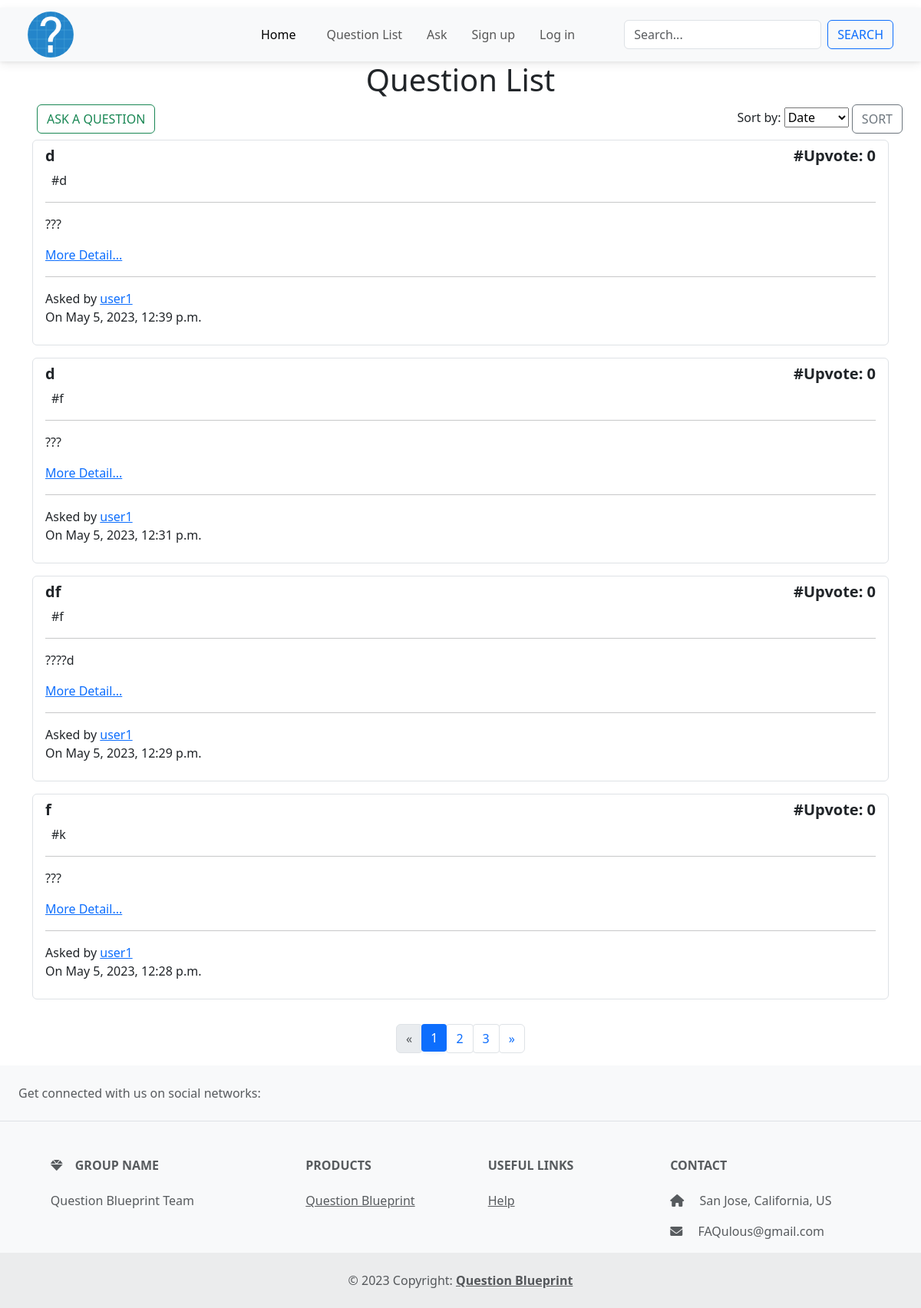
/question/, run on an earlier commit of the app's database.
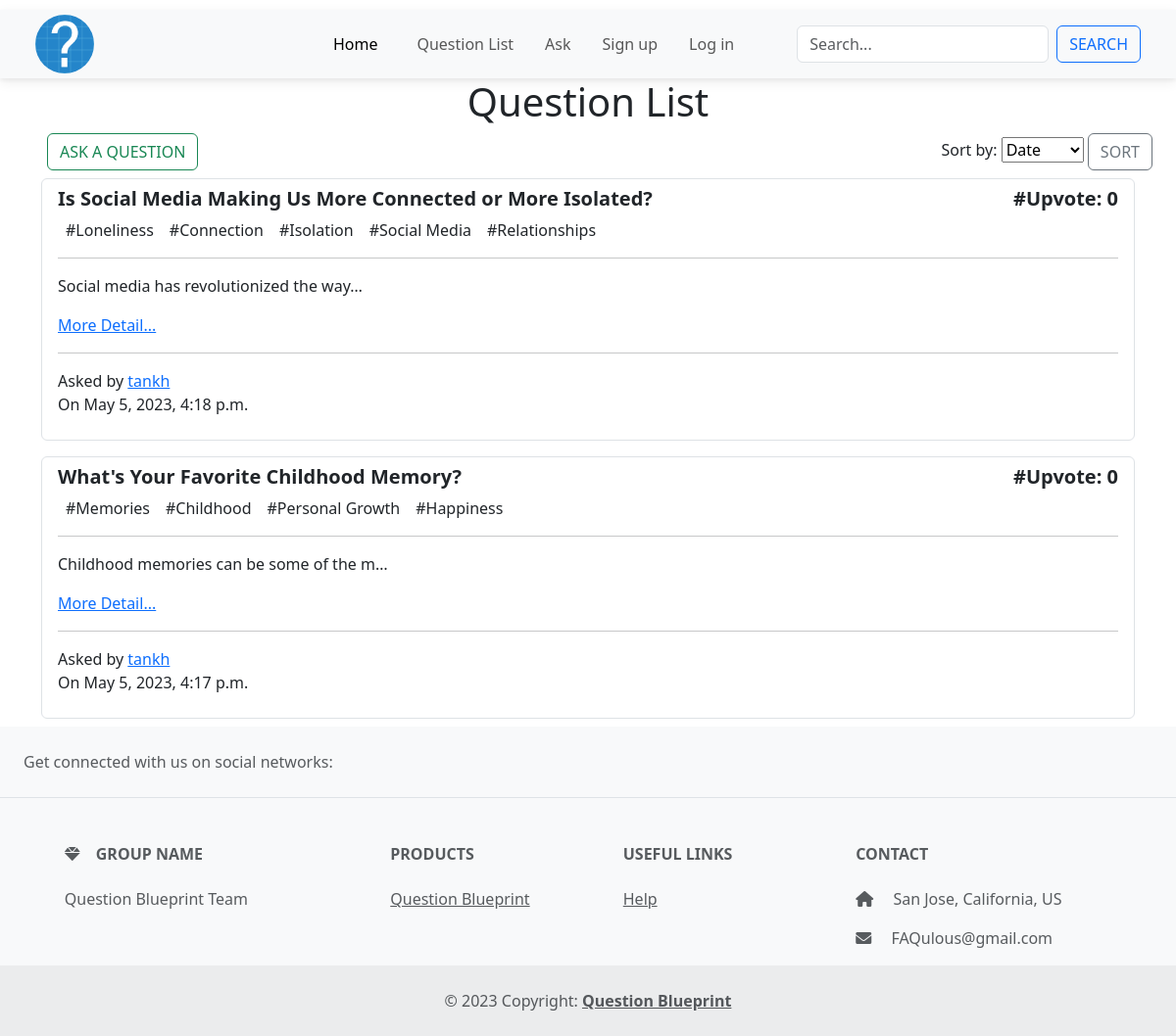
And on a later commit of the database.
### main_app/models.py (models this page shows, shortened)
class Question(models.Model):
    user = models.ForeignKey(User, on_delete=models.CASCADE)
    title = models.CharField(max_length=200, blank=False, null=False)
    content = models.TextField(max_length=20000, blank=False, null=False)
    tag = TaggableManager(blank=True)
    upvote_num = models.IntegerField(default=0)
    created_date = models.DateTimeField(default=timezone.now)
    audio_file = models.FileField(upload_to='audio/', null=True, blank=True)

### main_app/views.py (the view)
# urls.py: path('question/', views.QuestionListView.as_view(), name='question_view'),
class QuestionListView(ListView):
    model = Question
    ordering = ['-created_date']
    template_name = 'main_app/question_list.html'
    def get_context_data(self, **kwargs):
        context = super().get_context_data(**kwargs)
        questions = self.model.objects.all()
        sort_by = self.request.GET.get('sort', '-upvote_num')
        if sort_by == 'created_date':
            sorted_questions = questions.order_by('-created_date', '-upvote_num')
        else:
            sorted_questions = questions.order_by('-upvote_num','-created_date')
        paginator = Paginator(sorted_questions,4)  # 3 questions per page
        page_number = self.request.GET.get('page', 1)
        page_obj = paginator.get_page(page_number)
        context['sorted_questions'] = page_obj
        return context

### main_app/templates/main_app/question_list.html (shortened to what this page needs)
{% extends "base_nav.html" %}
{% load crispy_forms_tags %}
{% block content%}
<h1 class="text-center mb-2">Question List</h1>
<div class="d-flex justify-content-between mx-4">
  {% if user.is_authenticated %}
  <a href="{% url 'main_app:question_ask_view' %}" class=" mx-4">
    <button class="btn btn-outline-success  mx-4">Ask a question</button>
  </a>
  {% else %}
  <a href="{% url 'login' %}" class="me-auto mx-4">
    <button class="btn btn-outline-success">Ask a question</button>
  </a>
  {% endif %}
  <form method="GET">
    <label for="sort">Sort by:</label>
    <select id="sort" name="sort">
      <option value="created_date" {% if request.GET.sort == 'created' %}selected{% endif %}>Date</option>
    </select>
    <button class="btn btn-outline-secondary" type="submit">Sort</button>
  </form>
</div>
<div id="question-list">
  {% for question in sorted_questions %}
  <div class="container py-2">
    <div class="list-group">
      <div class="list-group-item list-group-item-action">
        <div class="d-flex justify-content-between">
          <h5 class="fw-bold">{{question.title}}</h5>
          <h5 class="fw-bold">#Upvote: {{question.upvote_num}}</h5>
        </div>
        <div class="d-flex flex-row">
          <div class="d-flex flex-row flex-wrap">
            {% for t in question.tag.all %}
            <div class="p-2 py-0">#{{t}}</div>
            {% endfor %}
          </div>
        </div>
        <hr>
        {% if question.content|wordcount < 15 and question.content|length < 100 %}
        <p class="">{{question.content}}</p>
        {% else %}
        <p>{{question.content|truncatechars:40}}</p>
        {% endif %}
        <a href="{% url 'main_app:question_detail_view' question.id %}">More Detail...</a>
        <hr />
        <span>Asked by <a href="{% url 'profile_view' question.user.username %}">{{question.user}}</a></span>
        <p>On {{question.created_date}}</p>
      </div>
    </div>
  </div>
  {% endfor %}
</div>
{% if sorted_questions.has_other_pages %}
  <ul class="pagination justify-content-center mt-4">
    {% if sorted_questions.has_previous %}
      <li class="page-item">
        <a class="page-link" href="?page={{ sorted_questions.previous_page_number }}">«</a>
      </li>
    {% else %}
      <li class="page-item disabled">
        <span class="page-link">«</span>
      </li>
    {% endif %}
    {% for i in sorted_questions.paginator.page_range %}
      {% if sorted_questions.number == i %}
        <li class="page-item active">
          <span class="page-link">{{ i }} <span class="sr-only">(current)</span></span>
        </li>
      {% else %}
        <li class="page-item">
          <a class="page-link" href="?page={{ i }}">{{ i }}</a>
        </li>
      {% endif %}
    {% endfor %}
    {% if sorted_questions.has_next %}
      <li class="page-item">
        <a class="page-link" href="?page={{ sorted_questions.next_page_number }}">»</a>
      </li>
    {% else %}
      <li class="page-item disabled">
        <span class="page-link">»</span>
      </li>
    {% endif %}
  </ul>
{% endif %}
{% endblock %}

What changed in the data, as far as the page shows it:
removed Question: title "d", upvote_num "0", content "???", user "user1", created_date "May 5, 2023, 12:39 p.m."
no longer on this page (row unchanged): Tag: name "d"
removed Question: title "d", upvote_num "0", content "???", user "user1", created_date "May 5, 2023, 12:31 p.m."
no longer on this page (row unchanged): Tag: name "f"
removed Question: title "df", upvote_num "0", content "????d", user "user1", created_date "May 5, 2023, 12:29 p.m."
removed Question: title "f", upvote_num "0", content "???", user "user1", created_date "May 5, 2023, 12:28 p.m."
no longer on this page (row unchanged): Tag: name "k", shown under "f"
added Question: title "Is Social Media Making Us More Connected or More Isolated?", upvote_num "0", content "Social media has revolutionized the way…", user "tankh", created_date "May 5, 2023, 4:18 p.m."
added Tag: name "Loneliness", shown under "Is Social Media Making Us More Connected or More Isolated?"
added Tag: name "Connection", shown under "Is Social Media Making Us More Connected or More Isolated?"
added Tag: name "Isolation", shown under "Is Social Media Making Us More Connected or More Isolated?"
added Tag: name "Social Media", shown under "Is Social Media Making Us More Connected or More Isolated?"
added Tag: name "Relationships", shown under "Is Social Media Making Us More Connected or More Isolated?"
added Question: title "What's Your Favorite Childhood Memory?", upvote_num "0", content "Childhood memories can be some of the m…", user "tankh", created_date "May 5, 2023, 4:17 p.m."
added Tag: name "Memories", shown under "What's Your Favorite Childhood Memory?"
added Tag: name "Childhood", shown under "What's Your Favorite Childhood Memory?"
added Tag: name "Personal Growth", shown under "What's Your Favorite Childhood Memory?"
added Tag: name "Happiness", shown under "What's Your Favorite Childhood Memory?"
Also different on the page:
list line gone: "1"
list line gone: "2"
list line gone: "3"
